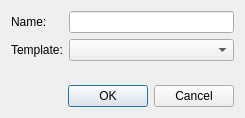
<?xml version="1.0" encoding="UTF-8"?>
<ui version="4.0">
 <class>CreateGraphicDialog</class>
 <widget class="QDialog" name="CreateGraphicDialog">
  <property name="geometry">
   <rect>
    <x>0</x>
    <y>0</y>
    <width>245</width>
    <height>118</height>
   </rect>
  </property>
  <property name="windowTitle">
   <string>Create Graphic</string>
  </property>
  <layout class="QGridLayout" name="gridLayout">
   <item row="0" column="0">
    <layout class="QFormLayout" name="formLayout">
     <item row="0" column="0">
      <widget class="QLabel" name="label">
       <property name="text">
        <string>Name:</string>
       </property>
      </widget>
     </item>
     <item row="0" column="1">
      <widget class="QLineEdit" name="m_nameEdit"/>
     </item>
     <item row="1" column="0">
      <widget class="QLabel" name="label_2">
       <property name="text">
        <string>Template:</string>
       </property>
      </widget>
     </item>
     <item row="1" column="1">
      <widget class="QComboBox" name="m_templateCombo">
       <property name="sizeAdjustPolicy">
        <enum>QComboBox::AdjustToContents</enum>
       </property>
      </widget>
     </item>
    </layout>
   </item>
   <item row="1" column="0">
    <widget class="QDialogButtonBox" name="buttonBox">
     <property name="orientation">
      <enum>Qt::Horizontal</enum>
     </property>
     <property name="standardButtons">
      <set>QDialogButtonBox::Cancel|QDialogButtonBox::Ok</set>
     </property>
    </widget>
   </item>
  </layout>
 </widget>
 <resources/>
 <connections>
  <connection>
   <sender>buttonBox</sender>
   <signal>accepted()</signal>
   <receiver>CreateGraphicDialog</receiver>
   <slot>accept()</slot>
   <hints>
    <hint type="sourcelabel">
     <x>248</x>
     <y>254</y>
    </hint>
    <hint type="destinationlabel">
     <x>157</x>
     <y>274</y>
    </hint>
   </hints>
  </connection>
  <connection>
   <sender>buttonBox</sender>
   <signal>rejected()</signal>
   <receiver>CreateGraphicDialog</receiver>
   <slot>reject()</slot>
   <hints>
    <hint type="sourcelabel">
     <x>316</x>
     <y>260</y>
    </hint>
    <hint type="destinationlabel">
     <x>286</x>
     <y>274</y>
    </hint>
   </hints>
  </connection>
 </connections>
</ui>
